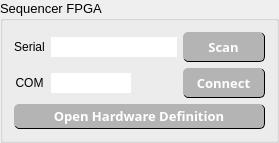
       <widget class="QGroupBox" name="groupBox_10">
        <property name="font">
         <font>
          <family>Arial</family>
          <pointsize>10</pointsize>
         </font>
        </property>
        <property name="title">
         <string>Sequencer FPGA</string>
        </property>
        <layout class="QGridLayout" name="gridLayout_5">
         <item row="0" column="3" colspan="2">
          <widget class="QLineEdit" name="TXT_serial">
           <property name="minimumSize">
            <size>
             <width>0</width>
             <height>20</height>
            </size>
           </property>
           <property name="maximumSize">
            <size>
             <width>250</width>
             <height>16777215</height>
            </size>
           </property>
           <property name="styleSheet">
            <string notr="true">QLineEdit { border: none }</string>
           </property>
           <property name="alignment">
            <set>Qt::AlignCenter</set>
           </property>
          </widget>
         </item>
         <item row="0" column="5">
          <widget class="QPushButton" name="BTN_fpga_scan">
           <property name="minimumSize">
            <size>
             <width>30</width>
             <height>30</height>
            </size>
           </property>
           <property name="font">
            <font>
             <family>Arial Black</family>
             <pointsize>10</pointsize>
             <weight>75</weight>
             <bold>true</bold>
            </font>
           </property>
           <property name="styleSheet">
            <string notr="true">border-radius: 5px ;background-color: rgb(180, 180, 180);  color: rgb(255, 255, 255); color: rgb(255, 255, 255); border-style: outset; border-bottom: 1px solid; border-right: 1px solid</string>
           </property>
           <property name="text">
            <string>Scan</string>
           </property>
           <property name="checkable">
            <bool>false</bool>
           </property>
           <property name="checked">
            <bool>false</bool>
           </property>
           <property name="autoDefault">
            <bool>false</bool>
           </property>
          </widget>
         </item>
         <item row="1" column="4">
          <spacer name="horizontalSpacer_4">
           <property name="orientation">
            <enum>Qt::Horizontal</enum>
           </property>
           <property name="sizeHint" stdset="0">
            <size>
             <width>40</width>
             <height>20</height>
            </size>
           </property>
          </spacer>
         </item>
         <item row="1" column="5">
          <widget class="QPushButton" name="BTN_fpga_connect">
           <property name="minimumSize">
            <size>
             <width>30</width>
             <height>30</height>
            </size>
           </property>
           <property name="font">
            <font>
             <family>Arial Black</family>
             <pointsize>10</pointsize>
             <weight>75</weight>
             <bold>true</bold>
            </font>
           </property>
           <property name="styleSheet">
            <string notr="true">border-radius: 5px ;background-color: rgb(180, 180, 180);  color: rgb(255, 255, 255); color: rgb(255, 255, 255); border-style: outset; border-bottom: 1px solid; border-right: 1px solid</string>
           </property>
           <property name="text">
            <string>    Connect    </string>
           </property>
           <property name="checkable">
            <bool>true</bool>
           </property>
           <property name="checked">
            <bool>false</bool>
           </property>
           <property name="autoDefault">
            <bool>false</bool>
           </property>
          </widget>
         </item>
         <item row="1" column="3">
          <widget class="QLineEdit" name="TXT_com">
           <property name="minimumSize">
            <size>
             <width>0</width>
             <height>20</height>
            </size>
           </property>
           <property name="maximumSize">
            <size>
             <width>80</width>
             <height>16777215</height>
            </size>
           </property>
           <property name="styleSheet">
            <string notr="true">QLineEdit { border: none }</string>
           </property>
           <property name="alignment">
            <set>Qt::AlignCenter</set>
           </property>
          </widget>
         </item>
         <item row="1" column="2">
          <widget class="QLabel" name="LBL_com">
           <property name="font">
            <font>
             <family>Arial</family>
             <pointsize>9</pointsize>
            </font>
           </property>
           <property name="text">
            <string>COM</string>
           </property>
           <property name="alignment">
            <set>Qt::AlignCenter</set>
           </property>
          </widget>
         </item>
         <item row="0" column="2">
          <widget class="QLabel" name="LBL_serial">
           <property name="font">
            <font>
             <family>Arial</family>
             <pointsize>9</pointsize>
            </font>
           </property>
           <property name="text">
            <string>Serial</string>
           </property>
           <property name="alignment">
            <set>Qt::AlignCenter</set>
           </property>
          </widget>
         </item>
         <item row="2" column="2" colspan="4">
          <widget class="QPushButton" name="BTN_hardware_definition">
           <property name="minimumSize">
            <size>
             <width>30</width>
             <height>25</height>
            </size>
           </property>
           <property name="font">
            <font>
             <family>Arial Black</family>
             <pointsize>10</pointsize>
             <weight>75</weight>
             <bold>true</bold>
            </font>
           </property>
           <property name="styleSheet">
            <string notr="true">border-radius: 5px ;background-color: rgb(180, 180, 180);  color: rgb(255, 255, 255); color: rgb(255, 255, 255); border-style: outset; border-bottom: 1px solid; border-right: 1px solid</string>
           </property>
           <property name="text">
            <string>Open Hardware Definition</string>
           </property>
           <property name="checkable">
            <bool>false</bool>
           </property>
           <property name="checked">
            <bool>false</bool>
           </property>
           <property name="autoDefault">
            <bool>false</bool>
           </property>
          </widget>
         </item>
        </layout>
       </widget>
